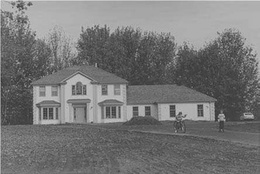
%> input picture casa.jpg, 260 x 174 px, shrunk from 394 x 264 before the run
$ octave dilat_eros_cinza.m   (GNU Octave 9; MATLAB toolbox functions it lacks are replaced by stand-ins)
%> lines starting %> are read from the running program, lines starting %| are printed output that depends on the picture
%> further down, m is the input picture: size 174x260 uint8; min 46, max 219, mean 118.1
### dilatacao_cinza.m
function dilat=dilatacao_cinza(im,e,xo1,yo1);
%> called with e = [1 2 1; 2 0 2; 1 2 1], xo1 = 2, yo1 = 2
     xo=1;
yo=1;
xo1=xo1+1;
yo1=yo1+1;
dx=xo-xo1; %diferen鏰 entre os pontos da origem inicial e origem do elemento estruturante
dy=yo-yo1;
dif=[dx dy];

%encontra os tamanhos imagem e elementos estruturante


     [l1 c1]=size(e);

     [l c]=size(im);
%> l = 174; c = 260


     k2=1;

     for k=1:l1
        for k1=1:c1
           EE(k2,1)=k+dx;
           EE(k2,2)=k1+dx;
           k2=k2+1;
        end
     end

     EE;

     [le ce]=size(EE);


     dilat=zeros(l,c);
     for i=1:l

        for j=1:c
               im(i,j);
               somas=zeros(l1,c1);
               for k=1:le
                   indx=i+EE(k,1);
                   indy=j+EE(k,2);
                   if(indx>0 && indy>0 && indx<=l && indy<=c)
                      %e(EE(k,1)-dx,EE(k,2)-dy)
                      somas(EE(k,1)-dx,EE(k,2)-dy)=im(indx,indy)+e(EE(k,1)-dx,EE(k,2)-dy);
                      %dilat(indx,indy)=1;
                   end


               end

              somas;
              dilat(i,j)=max(max(somas));

        end
     dilat;
%dilat=im;

end
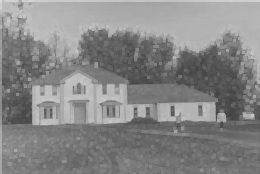
%> dilat: size 174x260 double; min 67, max 221, mean 134.1
%> after the loop, somas = [108 109 0; 111 111 0; 0 0 0]

### erosao_cinza.m
function erod=erosao_cinza(im,e,xo1,yo1);
%> called with e = [1 2 1; 2 0 2; 1 2 1], xo1 = 2, yo1 = 2
     xo=1;
yo=1;
xo1=xo1+1;
yo1=yo1+1;
dx=xo-xo1; %diferen鏰 entre os pontos da origem inicial e origem do elemento estruturante
dy=yo-yo1;
dif=[dx dy];

%encontra os tamanhos imagem e elementos estruturante


     [l1 c1]=size(e);

     [l c]=size(im);


     k2=1;

     for k=1:l1
        for k1=1:c1
           EE(k2,1)=k+dx;
           EE(k2,2)=k1+dx;
           k2=k2+1;
        end
     end

     EE;

     [le ce]=size(EE);


     erod=zeros(l,c);
     for i=1:l

        for j=1:c
               im(i,j);
               somas=10000*ones(l1,c1);
               for k=1:le
                   indx=i+EE(k,1);
                   indy=j+EE(k,2);
                   if(indx>0 && indy>0 && indx<=l && indy<=c)
                      %e(EE(k,1)-dx,EE(k,2)-dy)
                      somas(EE(k,1)-dx,EE(k,2)-dy)=im(indx,indy)-e(EE(k,1)-dx,EE(k,2)-dy);
                      %dilat(indx,indy)=1;
                   end


               end

              somas;
              erod(i,j)=min(min(somas));

        end
     erod;
%dilat=im;

end
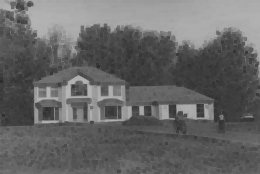
%> erod: size 174x260 double; min 44, max 182, mean 102.4
%> after the loop, somas = [106 105 10000; 107 111 10000; 10000 10000 10000]

### gradiente_morf_cinza.m
function g=gradiente_morf_cinza(im,e,xo1,yo1);


   Dilat=dilatacao_cinza(im,e,2,2);
   Erod=erosao_cinza(im,e,2,2);
   g=Dilat-Erod;
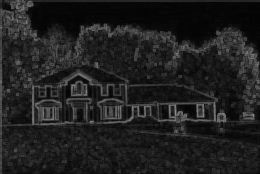
%> g: size 174x260 double; min 4, max 139, mean 31.7


end

### dilat_eros_cinza.m
clear all

%leitura da imagem
m = imread('casa.jpg');

%m;
%exibir a imagem original
figure(1);
imagesc(m);
title('Imagem original');
colormap('gray');

%m=[20 23 26 28 32 25 25 17; 17 19 19 35 28 34 33 28; 34 36 27 33 37 44 40 41; 32 27 18 16 21 26 28 32;34 27 25 23 24 35 37 29];
%ee=[1 2 1;2 3 2;1 2 1];
ee=[1 2 1;2 0 2;1 2 1];


Dilat=dilatacao_cinza(m,ee,2,2);
Erod=erosao_cinza(m,ee,2,2);
Grad=gradiente_morf_cinza(m,ee,2,2);

figure(2);
imagesc(Dilat);
title('Imagem dilatada');
colormap('gray');

figure(3);
imagesc(Erod);
title('Imagem erodida');
colormap('gray');

figure(4);
imagesc(Grad);
title('Imagem erodida');
colormap('gray');
